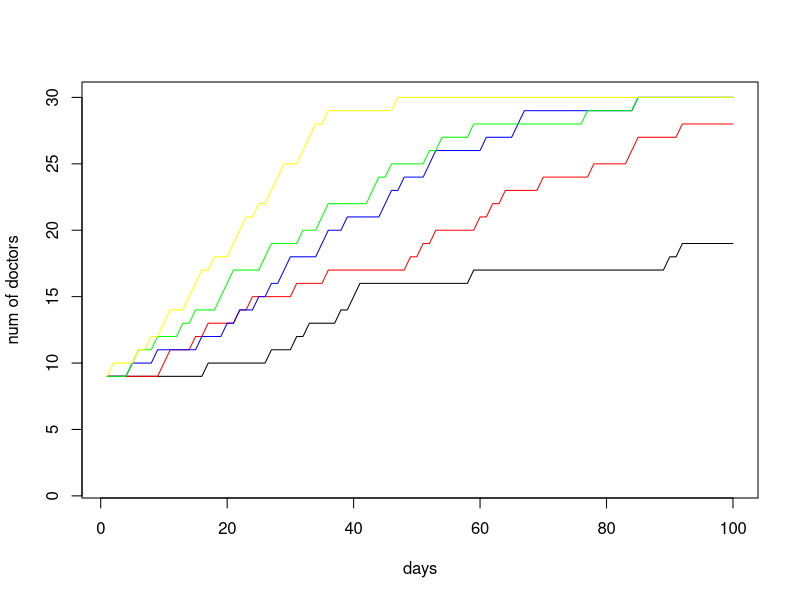

Reproduce this figure in R.
# Homework 6
# Stat 133, Lec 2, Spring 2015
# Due : Friday March 20th by 5 pm

# Review the slides on simulations for this assignment.

# Consider the following model on use of a new drug:
# We have a population of doctors, population size : <n.doctors>
# Every doctor has either adopted the use of a new drug, or not (0/1 status)
# Now write a function that runs a simulation for a period of :
# <n.days> where
# - every day exactly two _random_ doctors meet
# - if one has adopted but the other one has not then the
#   holdout adopts the use of the drug with probability p
# Return a matrix that shows for each day which doctors have adopted
# the use of the drug.

# Input varibles are
# <n.days> : the number of days the simulation should be run for
# <n.doctors> : total number of doctors 
# <initial.doctors> : a 0/1 vector of length <n.doctors>, 1 for adopters
# <p> : the probability that the non-adopter adopts the drug.

# Ouput variable
# <has_adopted> : matrix with <n.doctors> rows and <n.days> columns
#                 i.e. one row for each doctor
#                 the entries are 0 for days where the doctor is a
#                 non-adopter, else 1 (so once a row turns to 1 it stays as 1).

sim.doctors <- function(initial.doctors, n.doctors, n.days, p){

  # Set up the output variable, define it as a matrix then use initial.doctors
  # to set the first column (day)
  has_adopted<- matrix(nrow = n.doctors, ncol = n.days)
  r <- n.doctors
  c <- n.days
  for (n in 1 : r){
    has_adopted[n, 1]<- initial.doctors[n]
  }
  for (i in 2: c) {
    doctor <- sample(1:r, 2, replace = F)
    doctor1 <- doctor[1]
    doctor2 <- doctor[2]
    for (j in 1 : r){
      has_adopted[j, i] <- has_adopted[j, (i - 1)]
      }
    if (has_adopted[doctor1, (i - 1)] != has_adopted[doctor2, (i - 1)]) {
      if (has_adopted[doctor1, (i - 1)] == 0) {
        has_adopted[doctor1, i] <- sample(c(0,1), 1, prob = c (1 - p, p))
      }
      else {
        has_adopted[doctor2, i] <- sample(c(0,1), 1, prob = c (1-p, p))
      }
    }
  }
  return (has_adopted)
}
  
  # Run a simulation for <n.days> (use a for loop).  In the loop:
  # 1) pick two random doctors
  # 2) check if one has adopted the other hasn't
  # 3) convert the non-adopter with probability p

  # return the output


# When you test your function you have to generate <initial.doctors> and
# pick values for the other input parameters.

#test1
days1 <- 2
doctor1 <- 4
initial.doctor1 <- c(1, 0, 1, 0)
p1 <- 0.4
sim.doctors(initial.doctor1, doctor1, days1, p1)

#test2
days2 <- 6
doctor2 <- 8
initial.doctor2 <- c(1, 0, 1, 0, 0, 0, 0, 1)
p2 <- 0.8
sim.doctors(initial.doctor2, doctor2, days2, p2)

#test3
days3 <- 20
doctor3 <- 8
initial.doctor3 <- c(1, 0, 1, 0, 0, 0, 0, 1)
p3 <- 0.8
sim.doctors(initial.doctor3, doctor3, days3, p3)

set.seed(42)
# Generate a value for <initial.doctors> that has 10% 1s and 90% 0s.
# Run your function for at least 5 different values of <p> and plot
# on x-axis: days,
# on y-axis : the number of doctors that have already adopted the drug, on that day
# Put all 5 lines in one figure (e.g. use first plot() then lines() for the subsequent lines)
initial.doctor <- sample(c(0,1), 30, replace = TRUE, prob = c(0.9, 0.1))
number_of_doctor <- function(days, result_matrix){
  result <- c()
  for (i in 1 : days){
    result <- append(result, sum(result_matrix[, i]), i)
  }
  return (result)
}
p1 <- 0.2
result1<- sim.doctors(initial.doctor, 30, 100, p1)
num_of_doc1 <- number_of_doctor(100, result1)
print(num_of_doc1)
plot(x <- 1: 100, y <- num_of_doc1, xlab = "days", ylim = c(1, 30), ylab = "num of doctors", type = "l")

p2 <- 0.4
result2 <- sim.doctors(initial.doctor, 30, 100, p2)
num_of_doc2 <- number_of_doctor(100, result2)
print(num_of_doc2)
lines(x <- 1: 100, y <- num_of_doc2,type = "l", col = "red")

p3 <- 0.6
result3 <- sim.doctors(initial.doctor, 30, 100, p3)
num_of_doc3 <- number_of_doctor(100, result3)
lines(x <- 1: 100, y <- num_of_doc3, type = "l", col = "blue")

p4 <- 0.8
result4 <- sim.doctors(initial.doctor, 30, 100, p4)
num_of_doc4 <- number_of_doctor(100, result4)
lines(x <- 1: 100, y <- num_of_doc4, type = "l", col = "green")

p5 <- 1
result5 <- sim.doctors(initial.doctor, 30, 100, p5)
num_of_doc5 <- number_of_doctor(100, result5)
lines(x <- 1: 100, y <- num_of_doc5, type = "l", col = "yellow")
